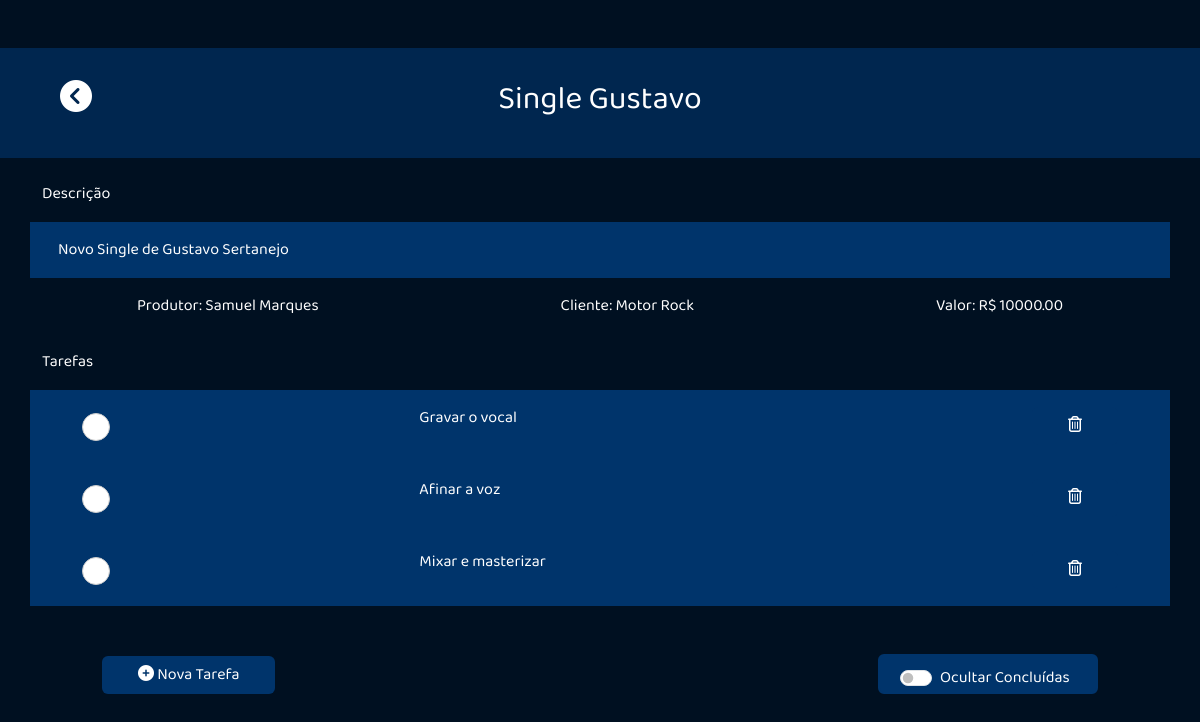
The app's page /exibir_projeto/4 with its own data.
### src/models/project.py (models this page shows, shortened)
class Project(db.Model):
    id_project = db.Column(db.Integer, primary_key = True)
    id_customer = db.Column(db.Integer, db.ForeignKey(Customer.id_customer), nullable = False)
    customer = db.relationship('Customer', backref='project_customer', foreign_keys=[id_customer])
    name = db.Column(db.String(250), nullable = False)
    description = db.Column(db.String(250), nullable = False)
    full_value = db.Column(db.Numeric(20,2), nullable = False)
    id_producer = db.Column(db.Integer, db.ForeignKey(Producer.id_producer), nullable = False)
    producer = db.relationship('Producer', backref='project_producer', foreign_keys=[id_producer])

### src/models/producer.py (models this page shows, shortened)
class Producer(db.Model):
    id_producer = db.Column(db.Integer, primary_key = True)
    name = db.Column(db.String(120), nullable = False)
    area = db.Column(db.String(120), nullable = False)

### src/models/customer.py (models this page shows, shortened)
class Customer(db.Model):
    id_customer = db.Column(db.Integer, primary_key = True)
    name = db.Column(db.String(120), unique = True, nullable = False)
    phone_num = db.Column(db.String(20), unique = True, nullable = False)
    email = db.Column(db.String(120), unique = True, nullable = False)

### src/models/task.py (models this page shows, shortened)
class Task(db.Model):
    id_task = db.Column(db.Integer, primary_key = True)
    id_task_type = db.Column(db.Integer, db.ForeignKey(TaskType.id_task_type), nullable = True)
    id_project = db.Column(db.Integer, db.ForeignKey(Project.id_project))
    project = db.relationship('Project', backref='project_task', foreign_keys=[id_project])
    title = db.Column(db.String(250), nullable = False)
    description = db.Column(db.String(250), nullable = False)
    deadline = db.Column(db.Date, nullable = False)
    started = db.Column(db.DateTime, default=datetime.now())
    finished = db.Column(db.DateTime, nullable=True)

### src/views/project.py (the view)
@project_views.route('/exibir_projeto/<id>', methods=['GET'])
def show_project_page(id):
    project = Project.query.filter_by(id_project = id).first()
    pj = {
        "name": project.name,
        "id_project": project.id_project,
        "customer": project.customer.name,
        "producer": project.producer.name,
        "full_value": project.full_value,
        "description": project.description,
    }
    tasks = Task.query.filter_by(id_project = id).all()
    ts = []
    if len(tasks) == 0:
        return render_template('show_project.html', project = pj, tasks = None)
    for task in tasks:
        checked = ""
        if task.finished != None:
            checked = "checked"
        deadline = task.deadline
        deadline = deadline.strftime("%d/%m/%Y")
        ts.append({
            "id_task": task.id_task,
            "checked": checked,
            "title": task.title,
            "deadline": deadline,
            "description": task.description
        })
    return render_template('show_project.html', tasks = ts, project = pj)

### src/templates/show_project.html (shortened to what this page needs)
<!DOCTYPE html>
<html>
<head>
    <link rel='stylesheet' type='text/css' media='screen' href='/static/css/main.css'>
    <link href="https://cdn.jsdelivr.net/npm/bootstrap@5.3.0-alpha1/dist/css/bootstrap.min.css" rel="stylesheet">
    <link rel="stylesheet" href="https://site-assets.fontawesome.com/releases/v6.3.0/css/all.css">
</head>
<body class="bg-dark-blue">
    <div class="mb-4 bg-blue d-flex align-middle mt-5">
        <div id="project" project="{{ project.id_project }}" class="container-fluid py-3 d-flex justify-content-around">
            <div class="col py-3 d-flex justify-content-start">
                <a href="/projetos" style="margin-left : 3rem"><i class="fa-solid fa-circle-chevron-left fa-2x"></i></a>
            </div>
            <div class="col py-3 d-flex justify-content-center">
                <h2>{{ project.name }}</h2>
            </div>
            <div class="col py-3 d-flex justify-content-start">
            </div>
        </div>
    </div>
    <div class="container">
        <p>Descrição</p>
    </div>
    <div  class="container-md bg-light-blue d-flex justify-content-between align-content-center ml-0" >
        <p id="project_name" class="m-3">{{ project.description }}</p>
    </div>
    <div class="d-flex flex-row justify-content-around m-3">
        <p id="producer">Produtor: {{ project.producer }}</p>
        <p id="customer">Cliente: {{ project.customer }}</p>
        <p id="full_value">Valor: R$ {{ project.full_value }}</p>
    </div>
    <div id="tasks" class="container">
        <p>Tarefas</p>
        {% if tasks != None %}
            {% for task in tasks %}
                <div id="{{ task.id_task }}" class="row task-row bg-light-blue d-flex justify-content-between align-content-center ml-0 p-3" onclick="location.href='/editar_tarefa/{{ task.id_task }}'">
                    <div class="row d-flex justify-content-between align-items-center" >
                        <div class="col d-flex justify-content-start" >
                            <div class="form-check">
                                <div class="round" data-toggle="tooltip"  title="Concluir ou restaurar tarefa">
                                    <label class="form-check-label ml-3" for="checkbox-{{ task.id_task }}" id="taskName">
                                    </label>
                                </div>
                            </div>
                        </div>
                        <div class="col d-flex justify-content-start" data-toggle="tooltip"  title="{{ task.description }} - Deadline: {{ task.deadline }}">
                            <p class="ml-5 tachado {{ task.checked }}">{{ task.title }}</p>
                        </div>
                        <div class="col d-flex justify-content-end">
                            <button type="button" id="bt-delete-task" class="bt-delete-task btn btn-basic" data-toggle="tooltip"  title="Excluir tarefa"><i class="fa-regular fa-trash-can"></i></button>
                        </div>
                    </div>
                </div>
            {% endfor %}
        {% endif %}
    </div>
    <div class="container">
        <div class="row d-flex justify-content-between align-items-center m-5">
            <div class="col d-flex justify-content-start p=0">
                <button type="button" id="bt-new-task" class="btn btn-basic" onclick="location.href='/tarefa/{{ project.id_project }}'"><i class="fa-solid fa-circle-plus"></i> Nova Tarefa</button>
            </div>
            <div class="col d-flex justify-content-end p=0">
                <div class="switch form-check form-switch bg-light-blue switch">
                    <input class="form-check-input" type="checkbox" id="flexSwitchOcultarConcluidas">
                    <label class="form-check-label" for="flexSwitchCheckDefault">Ocultar Concluídas</label>
                </div>
            </div>
        </div>
    </div>
</body>
</html>

### src/static/css/main.css (style rules this page uses)
:root { --bg-color: #43627f; --bg-light-color: #7b99b6; --azul-escuro: #001021; --azul-medio : #00264F; --azul-claro : #00346B; --azul-claro-selecionado: #064e9c; --azul-mais-claro : #76b7fd; }
body { color: white !important; font-family: Baloo !important; }
a { color: white !important; text-decoration: none !important; }
.bg-dark-blue { background-color: var(--azul-escuro) !important; }
.bg-blue { background-color: var(--azul-medio) !important; }
.bg-light-blue { background-color: var(--azul-claro) !important; transition: ease; transition-duration: 100ms; }
.btn-basic { color: white !important; padding-left: 35px !important; padding-right: 35px !important; background-color: var(--azul-claro) !important; transition: ease; transition-duration: 100ms; }
.round { position: relative; display: inline-block; width: 28px; }
.round label { background-color: #fff; border: 1px solid #ccc; border-radius: 50%; cursor: pointer; height: 28px; left: 0; position: absolute; top: 0; width: 28px; display: inline-block }
.round label:after { border: 2px solid #fff; border-top: none; border-right: none; content: ""; height: 6px; left: 7px; opacity: 0; position: absolute; top: 8px; transform: rotate(-45deg); width: 12px; }
.switch { font-weight: 0; font-size: 16px; color: #fff !important; background-color: var(--azul-claro) !important; border: 2px solid var(--azul-claro); box-shadow: rgb(0, 0, 0) 0px 0px 0px 0px; border-radius: 6px; transition : 1000ms; transform: translateY(0); display: flex; flex-direction:row-reverse; align-items: center; cursor: pointer; padding-left: 60px !important; padding-top: 10px !important; padding-bottom: 15px !important; width: 220px !important; height: 40px !important; align-items: center; }
.tachado { text-decoration: none; position: relative; display: inline-block; }
.tachado:before { content: ""; position: absolute; top: 50%; left: 0; right: 0; height: 2px; background-color: white; transition: clip-path 1s ease-in-out; clip-path: inset(0 100% 0 0); }

### records on screen
Project: name "Single Gustavo", description "Novo Single de Gustavo Sertanejo", full_value "10000.00"
Producer: producer "Samuel Marques"
Customer: customer "Motor Rock"
Task: title "Gravar o vocal"
Task: title "Afinar a voz"
Task: title "Mixar e masterizar"
